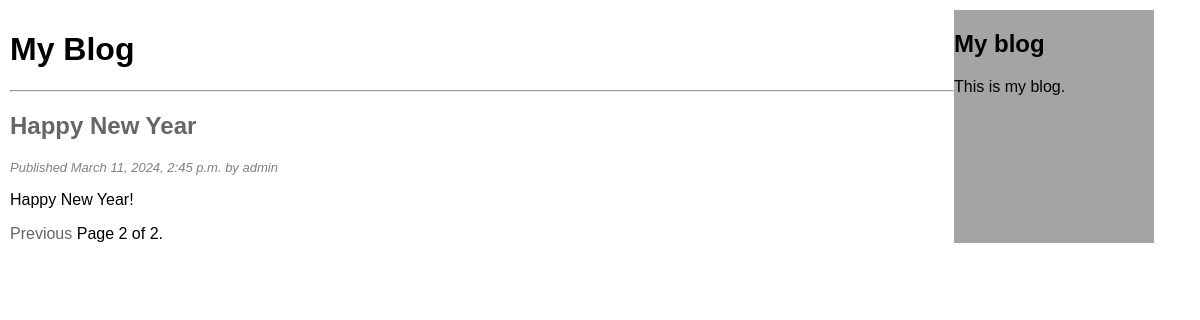
Screenshot of /blog/?page=2 with the database file from the repository.
### blog/models.py (models this page shows, shortened)
class Post(models.Model):
    class Status(models.TextChoices):
        DRAFT = 'DF', 'Draft'
        PUBLISHED = 'PB', 'Published'
    title = models.CharField(max_length=250)
    slug = models.SlugField(max_length=250,
                            unique_for_date='publish')
    author = models.ForeignKey(User,
                               on_delete=models.CASCADE,
                               related_name='blog_posts')
    body = models.TextField()
    publish = models.DateTimeField(default=timezone.now)
    created = models.DateTimeField(auto_now_add=True)
    status = models.CharField(max_length=2,
                              choices=Status.choices,
                              default=Status.DRAFT)
    objects = models.Manager()
    published = PublishedManager()
    class Meta:
        ordering = ['-publish']
        indexes = [
            models.Index(fields=['-publish']),
        ]
    def get_absolute_url(self):
        return reverse("blog:post_detail",
                       args=[self.publish.year,
                             self.publish.month,
                             self.publish.day,
                             self.slug])

### blog/views.py (the view)
# urls.py: path('', views.post_list, name='post_list'),
def post_list(request):
    post_list = Post.published.all()
    paginator = Paginator(post_list, 3)
    page_number = request.GET.get('page', 1)
    posts = paginator.page(page_number)
    return render(request,
                  'blog/post/list.html',
                  {'posts': posts})

### blog/models.py (called while the page is built)
    def get_queryset(self):
        return super().get_queryset()\
                      .filter(status=Post.Status.PUBLISHED)

### blog/templates/blog/post/list.html (shortened to what this page needs)
{% extends "blog/base.html" %}
{% block content %}
    <h1>My Blog</h1>
    <hr>
    {% for post in posts %}
    <h2>
        <a href="{{ post.get_absolute_url }}">
            {{ post.title }}
        </a>
    </h2>
    <p class="date">
        Published {{ post.publish }} by {{ post.author }}
    </p>
    {{ post.body|truncatewords:30|linebreaks }}
    {% endfor %}
    {% include "pagination.html" with page=posts %}
{% endblock %}

### blog/static/blog/css/blog.css (style rules this page uses)
body { display: flex; margin: 0; font-family: Arial, Helvetica, sans-serif; margin: 10px; flex-wrap: wrap; }
a:active, a:hover, a { text-decoration: none; color: #666; }
.date { font-style: italic; color: gray; font-size: small; }

### rows the page displays
Post: title "Happy New Year", publish "March 11, 2024, 2:45 p.m.", author "admin", body "Happy New Year!"

### other values shown
{{ page.number }} "2"
{{ page.paginator.num_pages }} "2"
